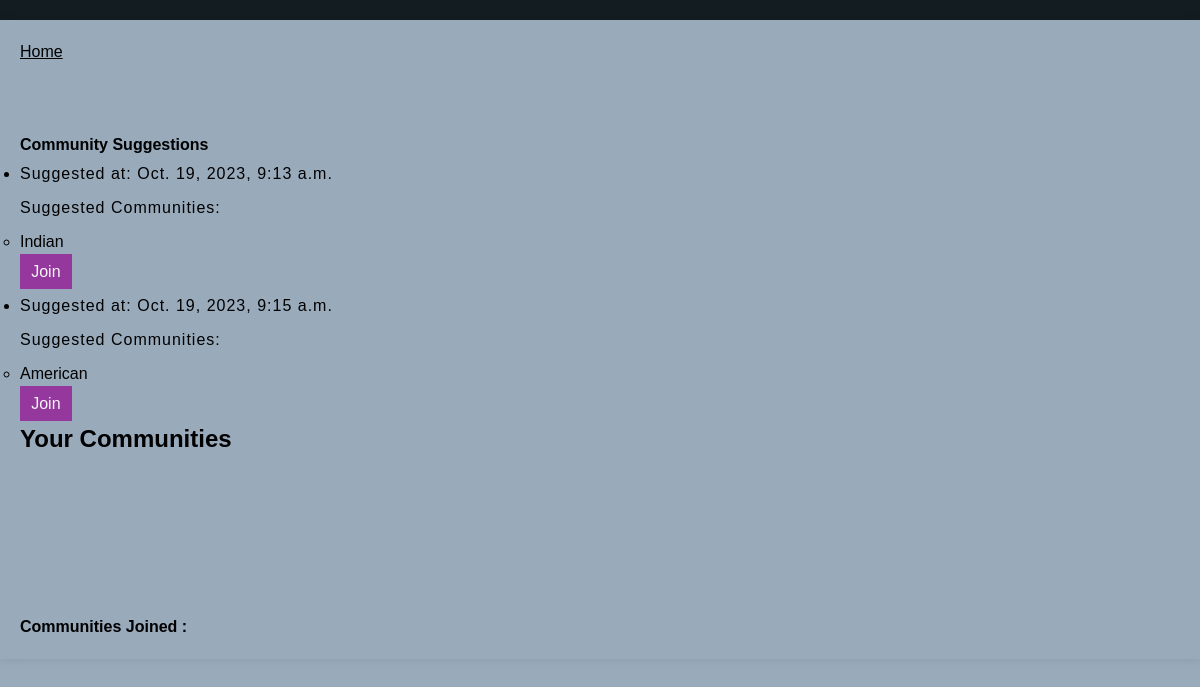
Page /cook/community_suggestions (signed in) on the committed database.
### cook/models.py (models this page shows, shortened)
class CommunitySuggestion(models.Model):
    user = models.ForeignKey(User, on_delete=models.CASCADE)
    suggested_at = models.DateTimeField(auto_now_add=True)
    suggested_communities = models.ManyToManyField(Community)
    joined_communities = models.ManyToManyField(Community, related_name="joined_by", blank=True)

class Community(models.Model):
    name = models.CharField(max_length=100,blank=True)
    description = models.TextField()
    cuisine_type = models.ForeignKey('CuisineType', on_delete=models.CASCADE)
    members = models.ManyToManyField(User, through='CommunityMembership')
    class Meta:
        unique_together = ('name', 'cuisine_type')

### cook/views.py (the view)
# urls.py: path('community_suggestions', views.community_suggestions, name='community_suggestions'),
def community_suggestions(request):
    user = request.user
    suggestions = CommunitySuggestion.objects.filter(user=user)
    joined_communities = Community.objects.filter(members=user)
    return render(request, 'cook/community.html', {'suggestions': suggestions, 'joined_communities': joined_communities})

### cook/templates/cook/community.html (shortened to what this page needs)
{% extends 'cook/dark.html' %}
{% load static %}
{% block extra_css %}
    <link rel="stylesheet" href="{% static 'css/stylep.css'%}">
{% endblock %}
{% block content %}
<div><a href="{% url 'profile' %}">Home</a></div><br>
  <h3>Community Suggestions</h3>
  <ul>
    {% for suggestion in suggestions %}
      <li>
        <p>Suggested at: {{ suggestion.suggested_at }}</p>
        <p>Suggested Communities:</p>
        <ul>
          {% for community in suggestion.suggested_communities.all %}
            <li>{{ community.name }}</li>
            <form method="post" action="{% url 'join_community' community.id %}">
              <button type="submit">Join</button>
            </form>
          {% endfor %}
        </ul>
      </li>
    {% endfor %}
  </ul>
  <h1>Your Communities</h1>
<br><br>
<div class="community-list">
        <h3>Communities Joined :</h3>
</div>
{% endblock %}

### static/CSS/style1.css (style rules this page uses)
*, *::before, *::after { margin: 0; padding: 0; -webkit-box-sizing: border-box; box-sizing: border-box; font-size: 1rem; line-height: 1.5em; color: black; }
body { scroll-behavior: smooth; overflow-x: hidden; }
button { background-color: #95389e; color: #f7f7f7; border: none; cursor: pointer; padding: 0.35em 0.7em; }
p { letter-spacing: 1px; margin: 5px 0 10px 0; }

### static/CSS/second-styling.css (style rules this page uses)
body { background-color: #14181c; font-family: 'Roboto Slab', serif; overflow-x: hidden; }

### static/CSS/stylep.css (style rules this page uses)
body { font-family: Arial, sans-serif; margin: 0; padding: 0; background-color: #F5F5F5; }
h1 { font-size: 24px; margin-bottom: 20px; }
p { font-size: 16px; }

### rows in the picture
CommunitySuggestion: suggested_at "Oct. 19, 2023, 9:13 a.m."
Community: name "Indian"
CommunitySuggestion: suggested_at "Oct. 19, 2023, 9:15 a.m."
Community: name "American"
